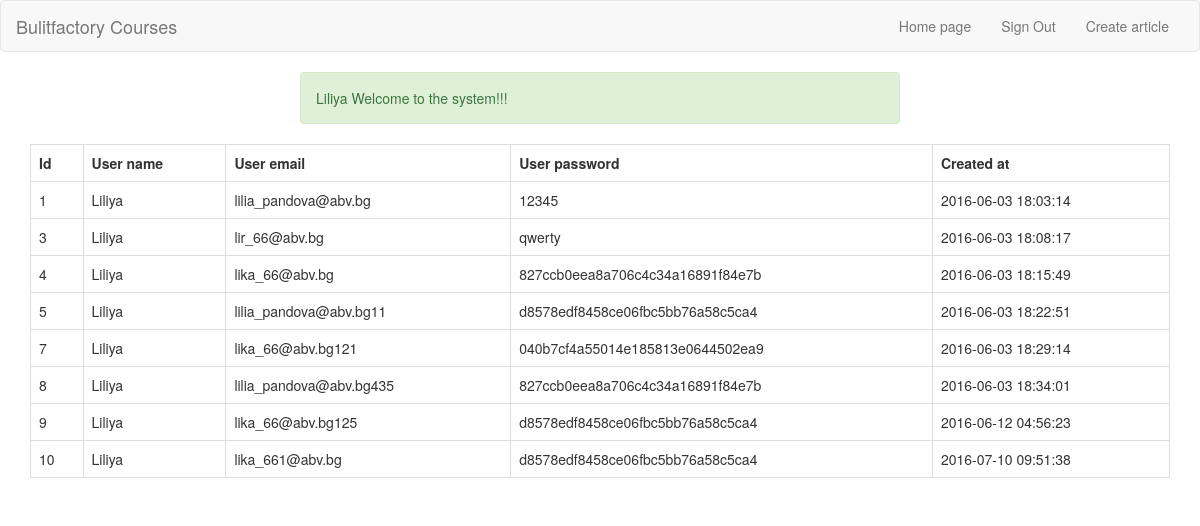
Screenshot of /admin.php (signed in) with the database file from the repository.
### tables this page shows
CREATE TABLE `users` (
  `id` int(11) NOT NULL,
  `name` varchar(64) NOT NULL,
  `email` varchar(64) NOT NULL,
  `password` varchar(32) NOT NULL,
  `avatar` blob NOT NULL,
  `created_at` timestamp NOT NULL DEFAULT CURRENT_TIMESTAMP ON UPDATE CURRENT_TIMESTAMP
);

### app/connection.php (called while the page is built)
<?php
function dbConnection() {
    $connect = mysqli_connect("localhost", "root", "", "bulitfactory_php");
    $connect->set_charset('utf8');
    return $connect;
}

### views/admin/users-table.php (the view, shortened to what this page needs)
<?php
$sql = "SELECT * FROM users";
$results = dbConnection()->query($sql);
if($results->num_rows > 0) { ?>
    <div class="container">
        <table class="table table-bordered">
            <tr>
                <th>Id</th>
                <th>User name</th>
                <th>User email</th>
                <th>User password</th>
                <th>Created at</th>
            </tr>
            <?php foreach($results as $result) {?>
                <tr>
                    <td><?php echo $result['id'];?></td>
                    <td><?php echo $result['name'];?></td>
                    <td><?php echo $result['email'];?></td>
                    <td><?php echo $result['password'];?></td>
                    <td><?php echo $result['created_at'];?></td>
                </tr>
            <?php } ?>
        </table>
    </div>
<?php
}

### rows the page displays
users: id "1", name "Liliya", email "lilia_pandova@abv.bg", password "12345", created_at "2016-06-03 18:03:14"
users: id "3", name "Liliya", email "lir_66@abv.bg", password "qwerty", created_at "2016-06-03 18:08:17"
users: id "4", name "Liliya", email "lika_66@abv.bg", password "827ccb0eea8a706c4c34a16891f84e7b", created_at "2016-06-03 18:15:49"
users: id "5", name "Liliya", email "lilia_pandova@abv.bg11", password "d8578edf8458ce06fbc5bb76a58c5ca4", created_at "2016-06-03 18:22:51"
users: id "7", name "Liliya", email "lika_66@abv.bg121", password "040b7cf4a55014e185813e0644502ea9", created_at "2016-06-03 18:29:14"
users: id "8", name "Liliya", email "lilia_pandova@abv.bg435", password "827ccb0eea8a706c4c34a16891f84e7b", created_at "2016-06-03 18:34:01"
users: id "9", name "Liliya", email "lika_66@abv.bg125", password "d8578edf8458ce06fbc5bb76a58c5ca4", created_at "2016-06-12 04:56:23"
users: id "10", name "Liliya", email "lika_661@abv.bg", password "d8578edf8458ce06fbc5bb76a58c5ca4", created_at "2016-07-10 09:51:38"

### other values shown
$_SESSION['login_success'] "Liliya Welcome to the system!!!"
